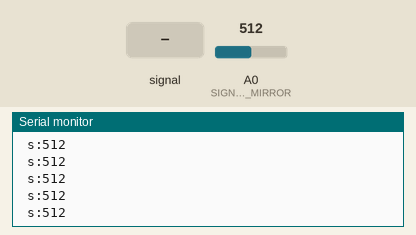
This sketch was run on a simulated Arduino Uno, built with avr-gcc and run on an emulated ATmega328P. Parts: the last lines printed to the serial monitor. The inputs (shaded band) are chosen by the test bench; at power-on: A0 (SIGNAL_MOBILE_MIRROR) = 512.

Above: at 1.2 s.
1.3 s: A0 (SIGNAL_MOBILE_MIRROR) fed a 200 Hz sine of ±81 counts around its level
At 1.33 s:
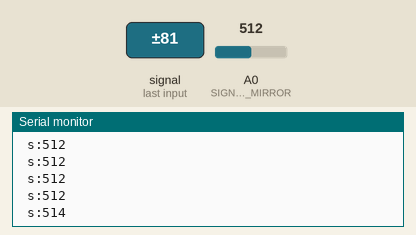
2.8 s: A0 (SIGNAL_MOBILE_MIRROR) set to 716
At 2.84 s:
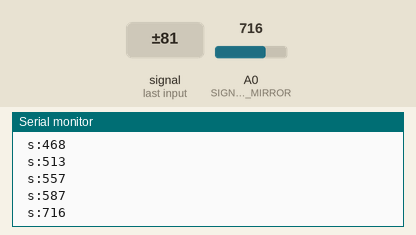
4.3 s: A0 (SIGNAL_MOBILE_MIRROR) fed a 1000 Hz sine of ±255 counts around its level
At 4.35 s:
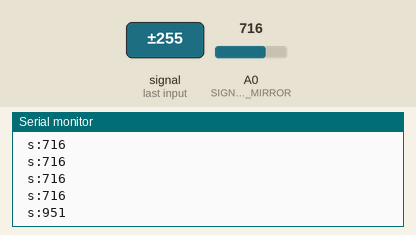
5.8 s: A0 (SIGNAL_MOBILE_MIRROR) set to 900
At 5.82 s:
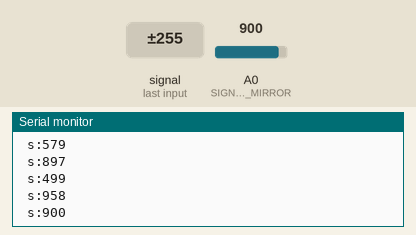
Timing chart, 0 to 8.3 s (numbered marks = the images above; inputs shaded):
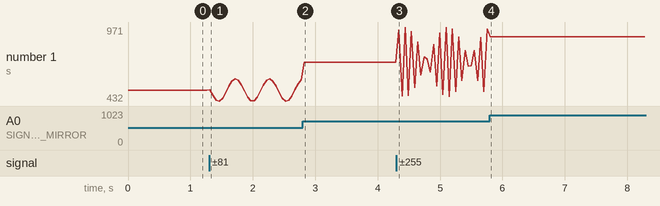

The sketch:

trigger.ino.ino
```cpp
#include <EEPROM.h>
int SIGNAL_MOBILE_MIRROR = A0;
int TRIGGER_PIN = 2;

//statuses:
const int RESET = 0;
const int MOBILE_COMING = 1;
int status = RESET;

//signalMobileMirror "borders"
int signalLow = 46;
int signalHigh = 52;
const int PULSE_WIDTH = 50;    //31 is the minimum pulse width that works

int signalMobileMirror = 0;    //sensor for moving mirror
int counter0 = 0;   //status triggered in the begining
unsigned long beginningMobileMirrorPulse = micros();
unsigned long periodBeginning = beginningMobileMirrorPulse;
unsigned long halfPeriod = 0;
unsigned long quarterPeriod = 0;
unsigned long widthMobileMirrorPulse = 9999;

void setup() {
  // put your setup code here, to run once:
  Serial.begin(115200);
  pinMode(SIGNAL_MOBILE_MIRROR, INPUT);
  pinMode(TRIGGER_PIN, OUTPUT);

  digitalWrite(TRIGGER_PIN, 1);   //set to high, ready to trigger the optoisolator
}

void loop() {
  signalMobileMirror = analogRead(SIGNAL_MOBILE_MIRROR);
  printValue("s", signalMobileMirror);
  processMobileSignal();
  periodMeasurement();
  delay(50);
}

void periodMeasurement(){
  if(periodBeginning != beginningMobileMirrorPulse){
    halfPeriod = (unsigned long)beginningMobileMirrorPulse - (unsigned long)periodBeginning;
    halfPeriod = halfPeriod/1000;     //microseconds to milliseconds
    periodBeginning = beginningMobileMirrorPulse;
    quarterPeriod = halfPeriod/2;
  }
}

void cameraTrigger(){
  digitalWrite(TRIGGER_PIN, 0);
  delayMicroseconds(PULSE_WIDTH);
  digitalWrite(TRIGGER_PIN, 1);
}

void processMobileSignal(){
  unsigned long widthPulseActual = 0, microsActual = 0;
  if (signalMobileMirror > signalHigh){
    counter0++;               //sensed pulse is now high
    if (counter0 == 1){
      microsActual = (unsigned long)micros();
      widthPulseActual = (unsigned long)microsActual - (unsigned long)beginningMobileMirrorPulse;
      if (widthPulseActual > widthMobileMirrorPulse*2){     //widthPulseActual should be longer if it has no mirror (instead has a long tail)
        if (status == RESET) status = MOBILE_COMING;		//mandatory RESET before MOBILE_COMING, to stop triggering if not fixed pulse
      }

      widthMobileMirrorPulse = widthPulseActual;    //save sensed pulse width
    }
	return;
  }
  if (signalMobileMirror < signalLow){		//sensed pulse is now low
    if (counter0 > 0){        	//previously was high, so mobile arm is now detected
      beginningMobileMirrorPulse = (unsigned long)micros();    //start measuring the arm "width" when crossing the sensor
      if (status == MOBILE_COMING){		//detected mobile mirror
        cameraTrigger();    	//pulse to camera capture mobile mirror
        status = RESET;
      }
      counter0 = 0;           	//negative signalMobileMirror detected
    }
	return;
  }
}

void printValue(String name, unsigned long value){
    Serial.print(" " + name + ":");
    Serial.print(value);
    Serial.println(" ");
}
```

Measured:
- after the input at 1.3 s, the serial monitor: prints a new line at once (image 1)
- after the input at 2.8 s, the serial monitor: prints a new line at once (image 2)
- after the input at 4.3 s, the serial monitor: prints a new line at once (image 3)
- after the input at 5.8 s, the serial monitor: prints a new line at once (image 4)
- plotted number 1: 512 → 587 after the input at 1.3 s, 587 → 716 after the input at 2.8 s, 716 → 958 after the input at 4.3 s, 958 → 900 after the input at 5.8 s
